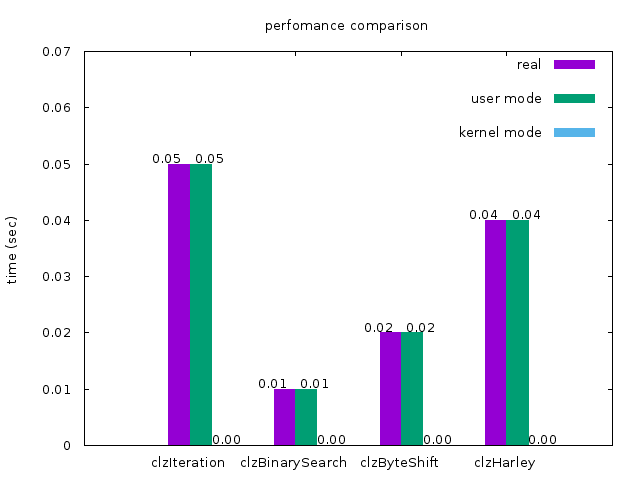

Generate this figure with gnuplot:
reset
set ylabel 'time (sec)'
set style fill solid
set title 'perfomance comparison'
set term png enhanced font 'Verdana,10'
set output 'runtime.png'

plot [:][:0.07]'time.txt' using 2:xtic(1) with histogram title 'real', \
'' using ($0-0.2):(($2)+0.001):2 with labels title ' ', \
'' using 3:xtic(1) with histogram title 'user mode', \
'' using ($0+0.2):(($3)+0.001):3 with labels title ' ', \
'' using 4:xtic(1) with histogram title 'kernel mode'  , \
'' using ($0+0.36):(($4)+0.001):4 with labels title ' '
